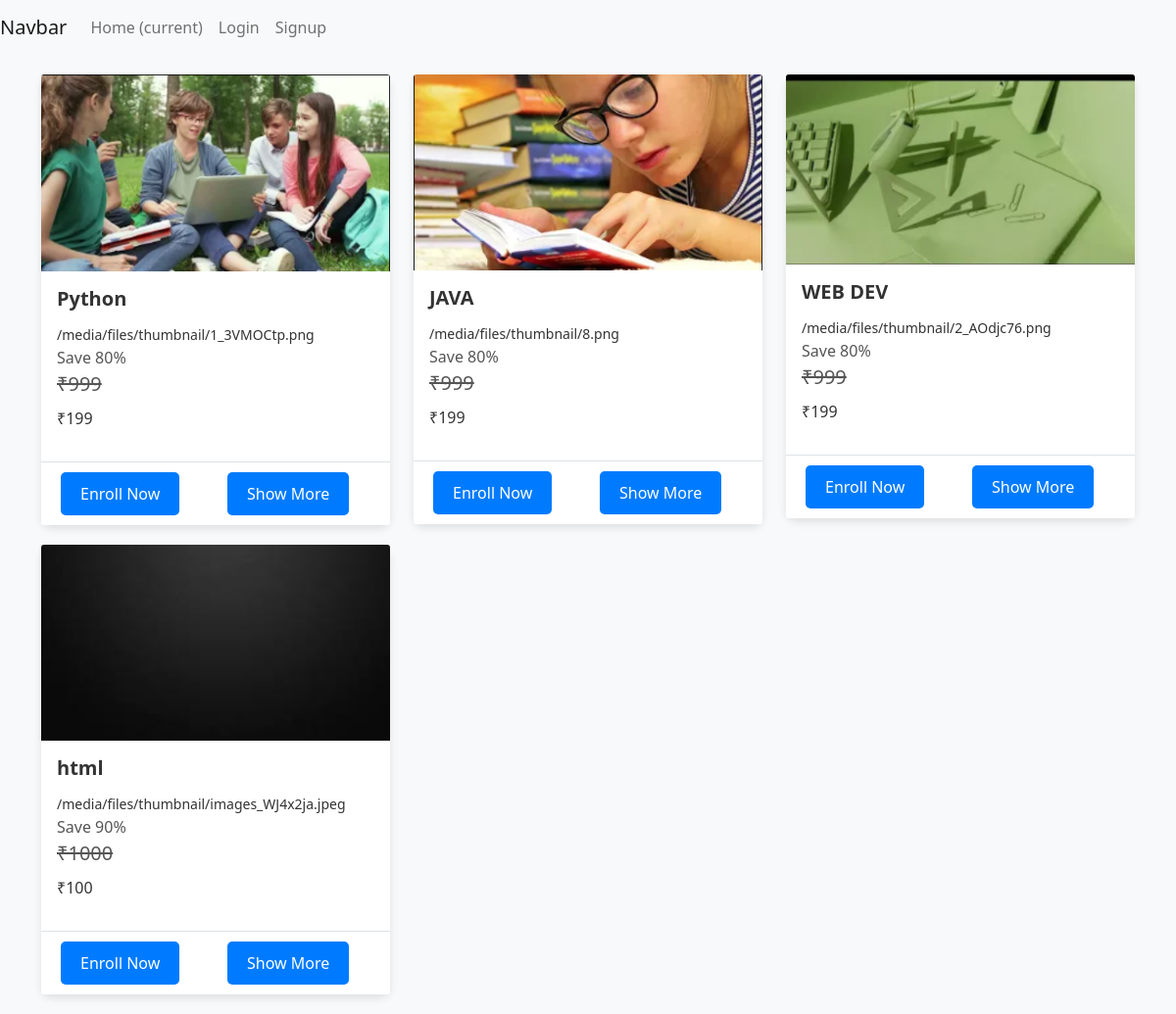
The page / on the database its author committed.
### courses/models/course.py (models this page shows, shortened)
class Course(models.Model):
    name = models.CharField(max_length = 30 ,null =False)
    slug = models.CharField(max_length = 50 ,null =False,unique =True)
    description =models.CharField(max_length = 200, null =True)
    price = models.IntegerField(null=False)
    discount= models.IntegerField(null=False, default = 0)
    active=models.BooleanField(default = False)
    thumbnail=models.ImageField(upload_to="files/thumbnail")
    date=models.DateTimeField(auto_now_add= True)
    resource=models.FileField(upload_to="files/resource")
    length= models.IntegerField(null=False)

### courses/views/homepage.py (the view)
# urls.py: path('', HomePageView.as_view(), name = 'home'),
class HomePageView(ListView):
    template_name = "courses/home.html"
    queryset = Course.objects.filter(active=True)
    context_object_name = 'courses'

### courses/templatetags/course_custom_tags.py (called while the page is built, shortened)
@register.simple_tag
def cal_sellprice(price, discount):
    if discount is None or discount is 0:
        return price
    sellprice = price
    sellprice=price-(price *discount*0.01)
    return math.floor(sellprice)

@register.filter
def rupee(price):
    return f'₹{price}'

@register.simple_tag
def is_enrolled(request, course):
    user =None
    if not request.user.is_authenticated:
        return False

### courses/templates/courses/home.html (shortened to what this page needs)
{% extends "courses/base.html" %}
{% load course_custom_tags %}
{% block content %}
<div class="container">
    <div class="row">
        {% for course in object_list %}
        <div class="col-md-4">
            <div class="card">
                <img src="{{ course.thumbnail.url }}" class="card-img-top" alt="Card image cap">
                <div class="card-body">
                    <h5 class="card-title">{{ course.name }}</h5>
                    <small>{{ course.thumbnail.url }}</small>
                    <p class="card-text">
                        Save {{ course.discount }}%
                        <br>
                        <span class="price">
                            <del>{{ course.price | rupee }}</del>
                            <span>{% cal_sellprice course.price course.discount as value %}{{ value | rupee }}</span>
                        </span>
                    </p>
                </div>
                <div class="card-footer">
                    {% is_enrolled request course as enrolled %}
                    <div class="row no-gutters">
                        {% if enrolled %}
                        <div class="col border-right">
                            <a href="/course/{{ course.slug }}" class="btn btn-light btn-block">Start Course</a>
                        </div>
                        {% else %}
                        <div class="col border-right">
                            <a href="/check-out/{{ course.slug }}" class="btn btn-light btn-block">Enroll Now</a>
                        </div>
                        <div class="col border-left">
                            <a href="/course/{{ course.slug }}" class="btn btn-light btn-block">Show More</a>
                        </div>
                        {% endif %}
                    </div>
                </div>
            </div>
        </div>
        {% endfor %}
    </div>
</div>
{% endblock content %}

### courses/templates/courses/base.html (shortened to what this page needs)
<!doctype html>
{% load static %}
<html lang="en">
  <head>
    <link href="https://cdn.jsdelivr.net/npm/bootstrap@5.0.2/dist/css/bootstrap.min.css" rel="stylesheet">
 <link rel ="stylesheet" href="{% static 'courses/css/common.css'%}">
  </head>
  <body>
    <nav class="navbar navbar-expand-lg navbar-light bg-light">
        <a class="navbar-brand" href="/">Navbar</a>
        <div class="collapse navbar-collapse" id="navbarNav">
            <ul class="navbar-nav mr-auto">
                <li class="nav-item active">
                  <a class="nav-link" href="/">Home <span class="sr-only">(current)</span></a>
                </li>
              </ul>
            <ul class="navbar-nav ml-auto">
                {% if request.user.is_authenticated  %}
                <li class="nav-item">
                  <a class="nav-link" href="/my-courses">My Courses</a>
                </li>
                <li class="nav-item">
                    <a class="nav-link" href="/logout">Logout</a>
                </li>
                {% else %}
                <li class="nav-item">
                    <a class="nav-link" href="/login">Login</a>
                </li>
                <li class="nav-item">
                    <a class="nav-link" href="/signup">Signup</a>
                </li>
                {% endif  %}
          </ul>
        </div>
      </nav>
    {% block content %}
    {% endblock content%}
  </body>
</html>

### courses/static/courses/css/common.css (style rules this page uses)
.price { font-size: 20px; }
a { color: rgb(61, 59, 59); }

### courses/templates/courses/home.html (style rules this page uses)
body { background-color: #f8f9fa; color: #333; }
.container { padding-top: 20px; }
.card { margin-bottom: 20px; border: none; border-radius: 10px; box-shadow: 0 4px 8px rgba(0, 0, 0, 0.1); }
.card-title { font-size: 1.25rem; font-weight: bold; color: #333; margin-bottom: 0.75rem; }
.card-text { font-size: 1rem; color: #555; margin-bottom: 0.5rem; }
.card-footer { padding: 10px 20px; background-color: #fff; border-top: 1px solid #dee2e6; border-bottom-left-radius: 10px; border-bottom-right-radius: 10px; }
.btn { background-color: #007bff; color: #fff; border: none; border-radius: 5px; padding: 10px 20px; text-align: center; text-decoration: none; display: inline-block; cursor: pointer; transition: background-color 0.3s ease; }

### rows shown on the page
Course: thumbnail (picture), name "Python", thumbnail "/media/files/thumbnail/1_3VMOCtp.png", discount "80", price "₹999", value "₹199"
Course: thumbnail (picture), name "JAVA", thumbnail "/media/files/thumbnail/8.png", discount "80", price "₹999", value "₹199"
Course: thumbnail (picture), name "WEB DEV", thumbnail "/media/files/thumbnail/2_AOdjc76.png", discount "80", price "₹999", value "₹199"
Course: thumbnail (picture), name "html", thumbnail "/media/files/thumbnail/images_WJ4x2ja.jpeg", discount "90", price "₹1000", value "₹100"
